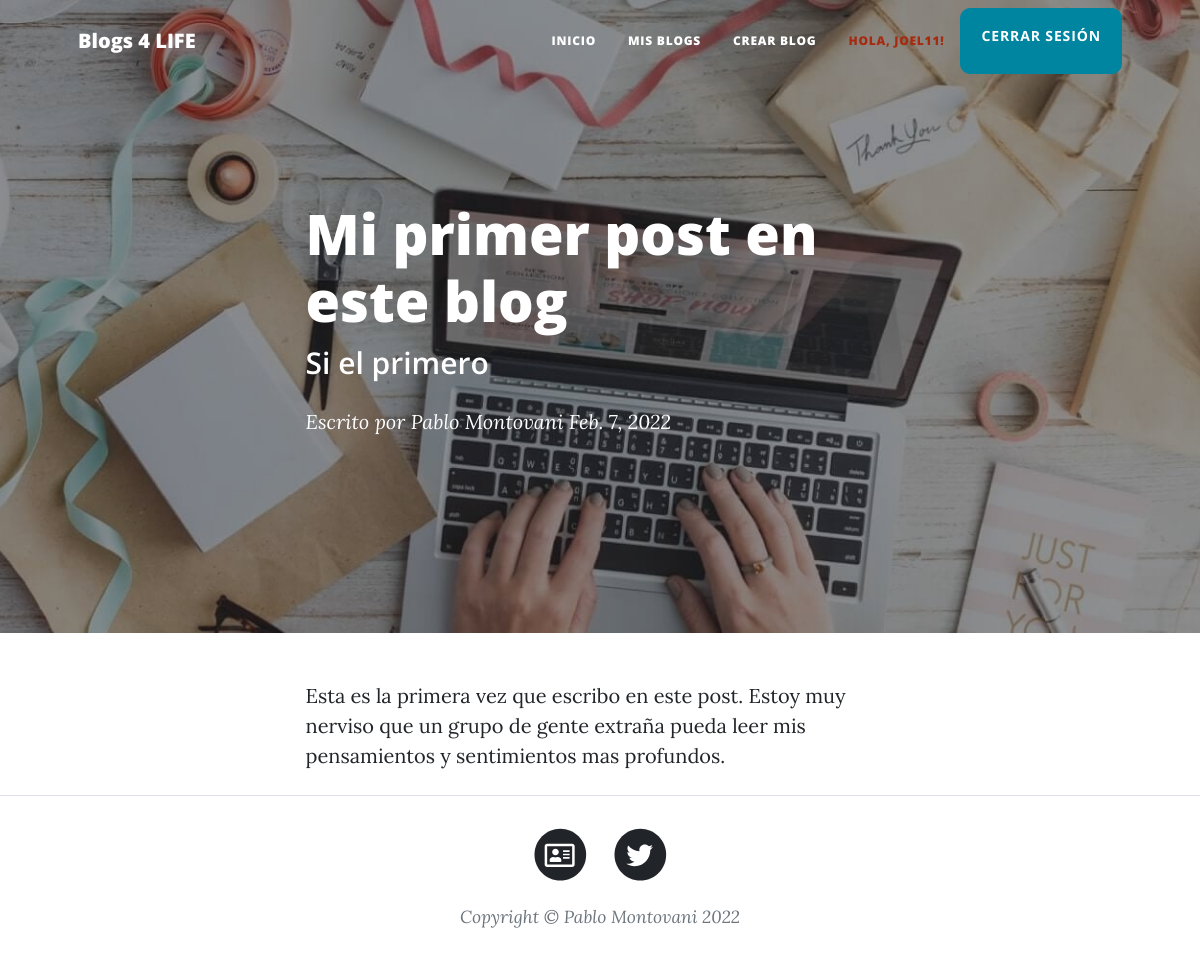
Page /Blog/ver/1 (signed in) on the committed database.
### BlogApp/models.py (models this page shows)
class Blog(Model):
    titulo= CharField(max_length=50)
    subtitulo= CharField(max_length=50)
    user = ForeignKey(User, on_delete=CASCADE)
    fecha= DateField()
    contenido= CharField(max_length=1000)
    imagen= ImageField(upload_to='imagenes', null=True, blank=True)

### BlogApp/views.py (the view)
# urls.py: path('Blog/ver/<pk>', BlogDetailView.as_view(), name='blog_ver'),
class BlogDetailView(LoginRequiredMixin, DetailView):
    model = Blog
    template_name = 'BlogApp/ver_blog.html'
    context_object_name = 'blog'

### templates/BlogApp/ver_blog.html (shortened to what this page needs)
{% extends "BlogApp/padre.html" %}
{% load static %}
{% block ContenidoPrincipal %}
    <header class="masthead" style="background-image: url(../../media/{{blog.imagen}})">
        <div class="container position-relative px-4 px-lg-5">
            <div class="row gx-4 gx-lg-5 justify-content-center">
                <div class="col-md-10 col-lg-8 col-xl-7">
                    <div class="post-heading">
                        <h1>{{blog.titulo}}</h1>
                        <h2 class="subheading">{{blog.subtitulo}}</h2>
                        <span class="meta">
                            Escrito por
                            {% if blog.user.last_name %}
                                    <a href="#!">{{blog.user.first_name}} {{blog.user.last_name}}</a>
                            {% else %}
                                    <a href="#!">{{blog.user}}</a>
                            {% endif %}
                            {{blog.fecha}}
                        </span>
                    </div>
                </div>
            </div>
        </div>
    </header>
    <article class="mb-4">
        <div class="container px-4 px-lg-5">
            <div class="row gx-4 gx-lg-5 justify-content-center">
                <div class="col-md-10 col-lg-8 col-xl-7">
                    {{blog.contenido}}
                </div>
            </div>
        </div>
    </article>
{% endblock %}

### templates/BlogApp/padre.html (shortened to what this page needs)
<!DOCTYPE html>
<html lang="en">
    <head>
        {% load static %}
        <link href="{%static 'BlogApp/css/styles.css' %}" rel="stylesheet" />
    </head>
    <body>
        <nav class="navbar navbar-expand-lg navbar-light" id="mainNav">
            <div class="container px-4 px-lg-5">
                <a class="navbar-brand" href="{% url 'inicio' %}">Blogs 4 LIFE</a>
                <div class="collapse navbar-collapse" id="navbarResponsive">
                    <ul class="navbar-nav ms-auto py-4 py-lg-0">
                        <li class="nav-item"><a class="nav-link px-lg-3 py-3 py-lg-4" href="{% url 'inicio' %}">Inicio</a></li>
                        <li class="nav-item"><a class="nav-link px-lg-3 py-3 py-lg-4" href="{% url 'mis_blogs' %}">Mis Blogs</a></li>
                        <li class="nav-item"><a class="nav-link px-lg-3 py-3 py-lg-4" href="">Crear Blog</a></li>
                        {% if user.is_authenticated %}
                            <li class="nav-item"><a class="nav-link nav-link-user px-lg-3 py-3 py-lg-4" href="">Hola, {{user.username}}!</a></li>
                            <a class="btn btn-primary" href="{% url 'logout' %}">CERRAR SESIÓN</a>
                        {% endif %}
                    </ul>
                </div>
            </div>
        </nav>
        {% block ContenidoPrincipal %}
        {% endblock %}
        <footer class="border-top">
            <div class="container px-4 px-lg-5">
                <div class="row gx-4 gx-lg-5 justify-content-center">
                    <div class="col-md-10 col-lg-8 col-xl-7">
                        <ul class="list-inline text-center">
                            <li class="list-inline-item">
                                <a href="{% url 'about_me' %}">
                                    <span class="fa-stack fa-lg">
                                        <i class="fas fa-circle fa-stack-2x"></i>
                                        <i class="far fa-address-card fa-stack-1x fa-inverse"></i>
                                    </span>
                                </a>
                            </li>
                            <li class="list-inline-item">
                                <a href="https://twitter.com/emanuel11">
                                    <span class="fa-stack fa-lg">
                                        <i class="fas fa-circle fa-stack-2x"></i>
                                        <i class="fab fa-twitter fa-stack-1x fa-inverse"></i>
                                    </span>
                                </a>
                            </li>
                        </ul>
                        <div class="small text-center text-muted fst-italic">Copyright &copy; Pablo Montovani 2022</div>
                    </div>
                </div>
            </div>
        </footer>
    </body>
</html>

### rows in the picture
Blog: imagen (picture), titulo "Mi primer post en este blog", subtitulo "Si el primero", user.first_name "Pablo", user.last_name "Montovani", fecha "Feb. 7, 2022", contenido "Esta es la primera vez que escribo en este post. Estoy muy nerviso que un grupo de gente extraña pueda leer mis pensamientos y sentimientos mas profundos."

### other values in the picture
{{ user.username }} "JOEL11"
